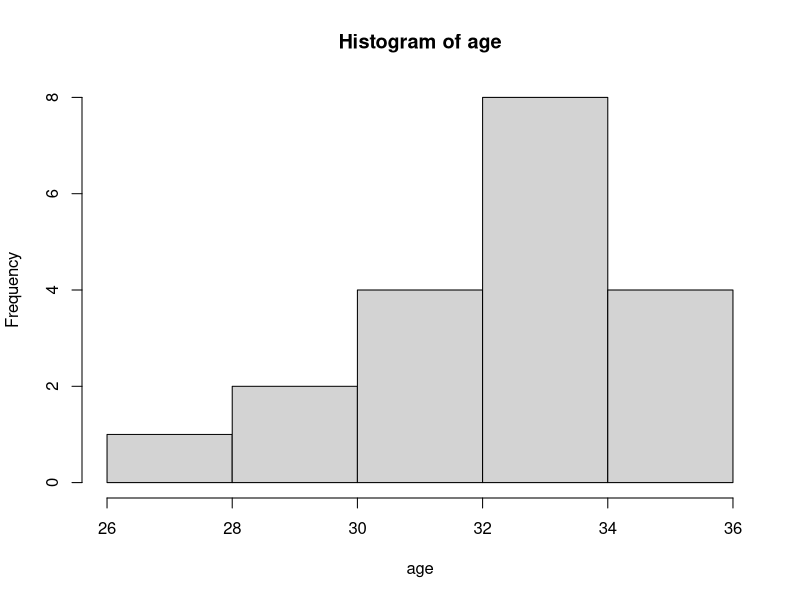
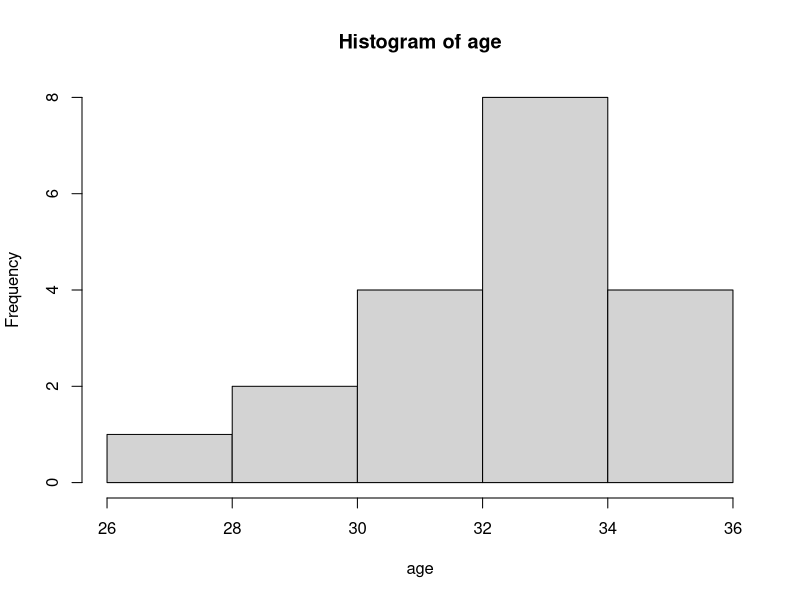
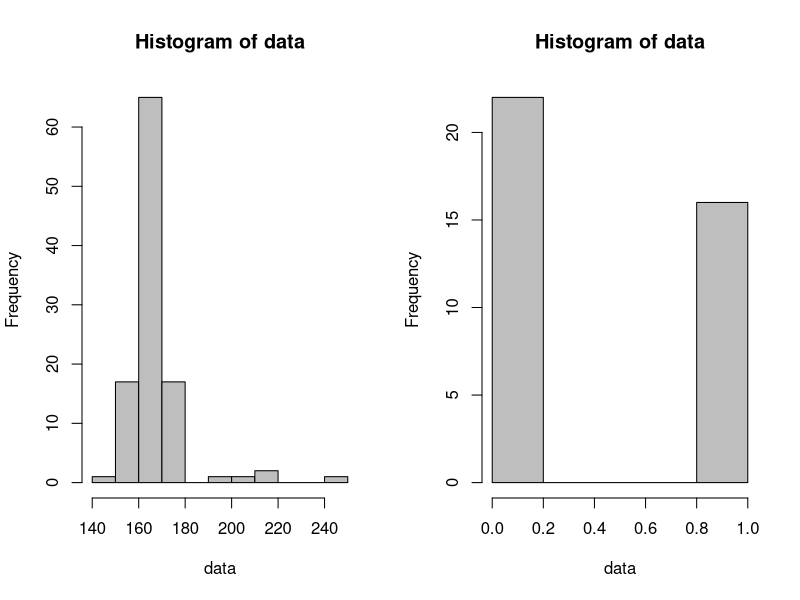

R code for these plots, in order:
## ---- chunk 1

library(rmarkdown)
library(knitr)

### Chunk options ###

## Text results
opts_chunk$set(echo = TRUE, warning = FALSE, message = FALSE)

## Code decoration
opts_chunk$set(tidy = FALSE, comment = NA, highlight = TRUE)

# ## Cache
opts_chunk$set(cache = 2, cache.path = "knitr_output/cache/")

# ## Plots
opts_chunk$set(fig.path = "knitr_output/figures/", fig.align = 'center')


## ---- chunk 2
age <- rnorm(25, 35, 2)
age <- c(27, 32, 29, 34, 32, 31, 33, 36, 35, 30, 33, 33, 34, 32, 34, 34, 34, 35, 35)
## ---- chunk 3
hist(age)
## ---- chunk 4
hist(age)
## ---- chunk 5
par(mfrow = c(1,2))
data <- c(rnorm(100, 165, 5), 200, 210, 220, 220, 250)
hist(data, col = "grey")

data <- c(rep(0, 22), rep(1, 16))
hist(data, col = "grey")
par(mfrow = c(1,1))
